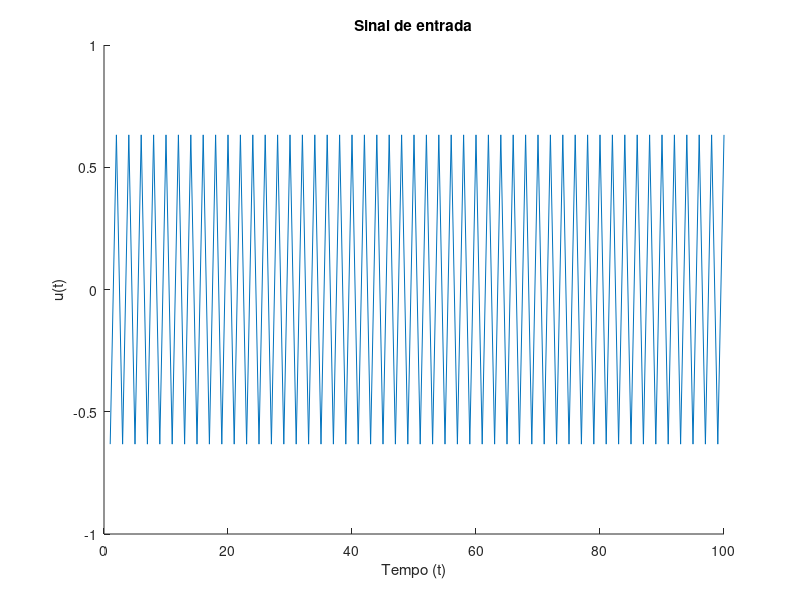
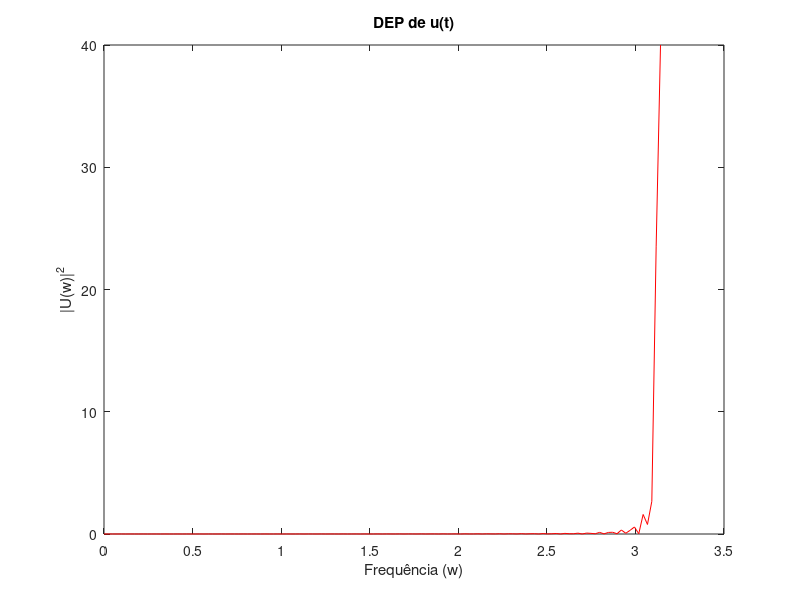

The MATLAB source for these figures, in order:
% Systems Identification 
% Example 2.2 of the book System Identification: Theory for the User (2nd Edition).

clc
close all
clear all

Ar = 2;
N0 = 10;
s = 10;
N = s*N0;

t = 1:N;

for r=(-N0/2+1):N0/2
    u = (1/sqrt(N0))*Ar*exp(2*pi*i*t*r/N0);
end

figure(1)
hold on
plot(t,u), xlabel('Tempo (t)'),ylabel('u(t)'), title('Sinal de entrada')

t=1:N;
w=linspace(0,pi,129);
for index_w=1:size(w,2)
    Un(index_w)=sum(u.*exp(-i*w(index_w)*t));
end
Un=1/sqrt(N)*Un;

figure(2)
plot(w,abs(Un).^2,'r'),xlabel('Frequência (w)'),ylabel('|U(w)|^2'), title('DEP de u(t)')

hold off
